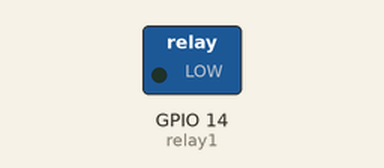
Bench run of a sketch on a simulated ESP32. On the bench: switched loads named in the sketch (green lamp = pin HIGH).

Above: at 5.0 s.
At 15.0 s:
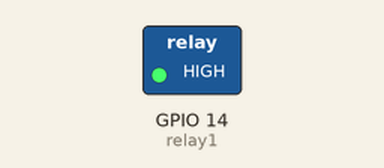
Timing chart, 0 to 26.0 s (numbered marks = the images above):
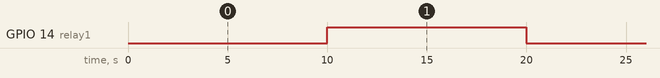

The sketch:

Relay_test.ino
```cpp
#define relay1 14                  //  Define Pin of the Relay

void setup(){

  pinMode(relay1,OUTPUT);         // Setting the Pin to output signal
  pinMode(34,INPUT);
  Serial.begin(9600);
}

void loop(){
  digitalWrite(relay1, LOW);    // Writing value "LOW" to the pin
  delay(10000);                  // Delay in miliseconds
  digitalWrite(relay1, HIGH);   // Writing value "HIGH" to the pin
  delay(10000);

}
```

Measured:
- by itself, GPIO 14 (relay1): alternates HIGH for 10.0 s and LOW for 10.0 s
